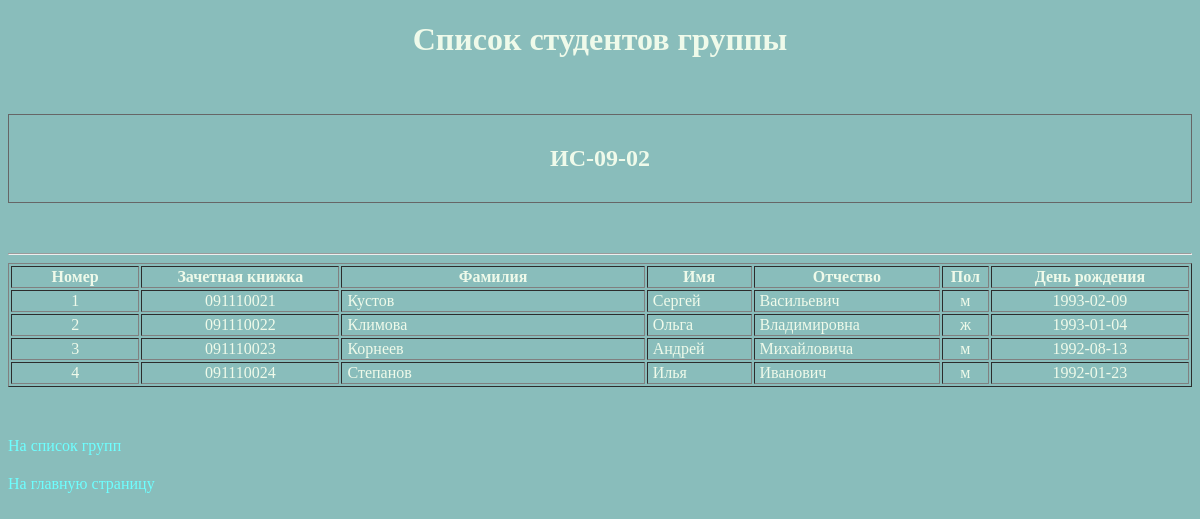
Page /project/views/students.php?group=2 on the committed database.
### tables this page shows
CREATE TABLE `groups` (
  `id` smallint(6) NOT NULL,
  `name` char(10) DEFAULT NULL
);

CREATE TABLE `students` (
  `id` smallint(6) NOT NULL,
  `group_id` smallint(6) NOT NULL,
  `number` char(9) NOT NULL,
  `surname` char(15) DEFAULT NULL,
  `name` char(10) DEFAULT NULL,
  `patronymic` char(15) DEFAULT NULL,
  `gender` enum('м','ж') DEFAULT NULL,
  `birthday` date DEFAULT NULL
);

### project/consts/paths.php (called while the page is built)
<?php
$PATHS = [
    'footer' => '/../modules/footer.php',
    'css' => '/css/styles.css',
    'js' => '/js/main.js'
];
?>

### project/helpers/Path.php (called while the page is built, shortened)
<?php
require_once(__DIR__ . '/../consts/paths.php');
function getPathToModule(string $module): string {
    global $PATHS;
    return $PATHS[$module];
}
?>

### project/helpers/DB.php (called while the page is built, shortened)
<?php
function rowExist($result): bool {
    return mysqli_num_rows($result);
}
?>

### project/consts/URL.php (called while the page is built, shortened)
<?php
$constsViewURL = [
    'academic_performance' => '/views/academic_performance',
    'faculties' => '/views/faculties',
    'groups_subjects' => '/views/groups_subjects',
    'groups' => '/views/groups',
    'index' => '/index',
    'know_group' => '/views/know_group',
    'lecturers_search' => '/views/lecturers_search',
    'lecturers' => '/views/lecturers',
    'login' => '/views/login',
    'logout' => '/views/logout',
    'registration' => '/views/registration',
    'session_results' => '/views/session_results',
    'students_search' => '/views/students_search',
    'students' => '/views/students',
    'subjects' => '/views/subjects',
    'users' => '/views/users'
];
?>

### project/helpers/URL.php (called while the page is built, shortened)
<?php
require_once(__DIR__ . '/../consts/URL.php');
function makeURL(string $page, string $form = 'view', $GETparams = '', $GETvalues = ''): string {
    global $constsViewURL, $constsDeleteFormURL, $constsInsertFormURL, $constsUpdateFormURL;
    $URL = '';
    switch($form) {
        case 'view': $URL = $constsViewURL[$page]; break;
    }
    return addURLParams($URL, $GETparams, $GETvalues);
}
function addURLParams(string $URL, $GETparams = '', $GETvalues = ''): string {
    return $URL;
}
?>

### project/views/students.php (the view, shortened to what this page needs)
<?php
require_once(__DIR__ . '/../helpers/Authorization.php');
$query_students = sprintf("SELECT students.id, students.group_id, students.number, students.surname, students.name,
      students.patronymic, students.gender, students.birthday, groups.name as group_name
      FROM students INNER JOIN groups ON students.group_id = groups.id WHERE students.group_id = %s
      ORDER BY number ASC", addslashes($_GET['group']));
$result_students = mysqli_query($connection, $query_students) or die($connection->error);
$student_row = mysqli_fetch_assoc($result_students);
?>
<!DOCTYPE html>
<html>
<head>
  <link href="<?php echo getPathToModule('css'); ?>" rel="stylesheet" type="text/css">
</head>
<body>
	<h1>Список студентов группы</h1>
	<p>&nbsp;</p>
	<div class="fullnote">
		<h2><?php echo rowExist($result_students) ? $student_row['group_name'] : $group_row['name']; ?></h2>
	</div>
	<p>&nbsp;</p>
  <hr>
<?php if(rowExist($result_students)) { ?>
  <table width="100%"  border="1" cellspacing="2" cellpadding="1">
    <tr>
      <th width="11%" scope="col">Номер</th>
      <th width="17%" scope="col">Зачетная книжка </th>
      <th width="26%" scope="col">Фамилия</th>
      <th width="9%" scope="col">Имя</th>
      <th width="16%" scope="col">Отчество</th>
      <th width="4%" scope="col">Пол</th>
      <th width="17%" scope="col">День рождения</th>
    </tr>
<?php $i=1; do { ?>
    <tr>
      <td class="center"><?php echo $i; ?></td>
      <td class="center"><?php echo $student_row['number']; ?></td>
      <td class="paddingLeft"><?php echo $student_row['surname']; ?></td>
      <td class="paddingLeft"><?php echo $student_row['name']; ?></td>
      <td class="paddingLeft"><?php echo $student_row['patronymic']; ?></td>
      <td class="center"><?php echo $student_row['gender']; ?></td>
      <td class="center"><?php echo $student_row['birthday']; ?></td>
    </tr>
<?php $i++; } while ($student_row = mysqli_fetch_assoc($result_students)); freeResult($result_students); ?>
  </table>
<?php } else { ?>
  <h3>Студентов в группе  пока нет!</h3>
<?php } ?>
  <p>&nbsp;</p>
  <p><a href="<?php echo makeURL('groups'); ?>">На список групп</a> </p>

### project/css/styles.css (style rules this page uses)
body { background-color: #89bdbb; color: #effaea; }
h1 { text-align: center; }
h2 { text-align: center; }
.fullnote { border: thin solid #666666; padding: 10px; }
.paddingLeft { padding-left: 5px; }
.center { text-align: center; }
a { color: #6DFFFF; text-decoration: none; transition: color 1s, border 0.5s; }

### rows in the picture
groups: name "ИС-09-02"
students: number "091110021", surname "Кустов", name "Сергей", patronymic "Васильевич", gender "м", birthday "1993-02-09"
students: number "091110022", surname "Климова", name "Ольга", patronymic "Владимировна", gender "ж", birthday "1993-01-04"
students: number "091110023", surname "Корнеев", name "Андрей", patronymic "Михайловича", gender "м", birthday "1992-08-13"
students: number "091110024", surname "Степанов", name "Илья", patronymic "Иванович", gender "м", birthday "1992-01-23"
